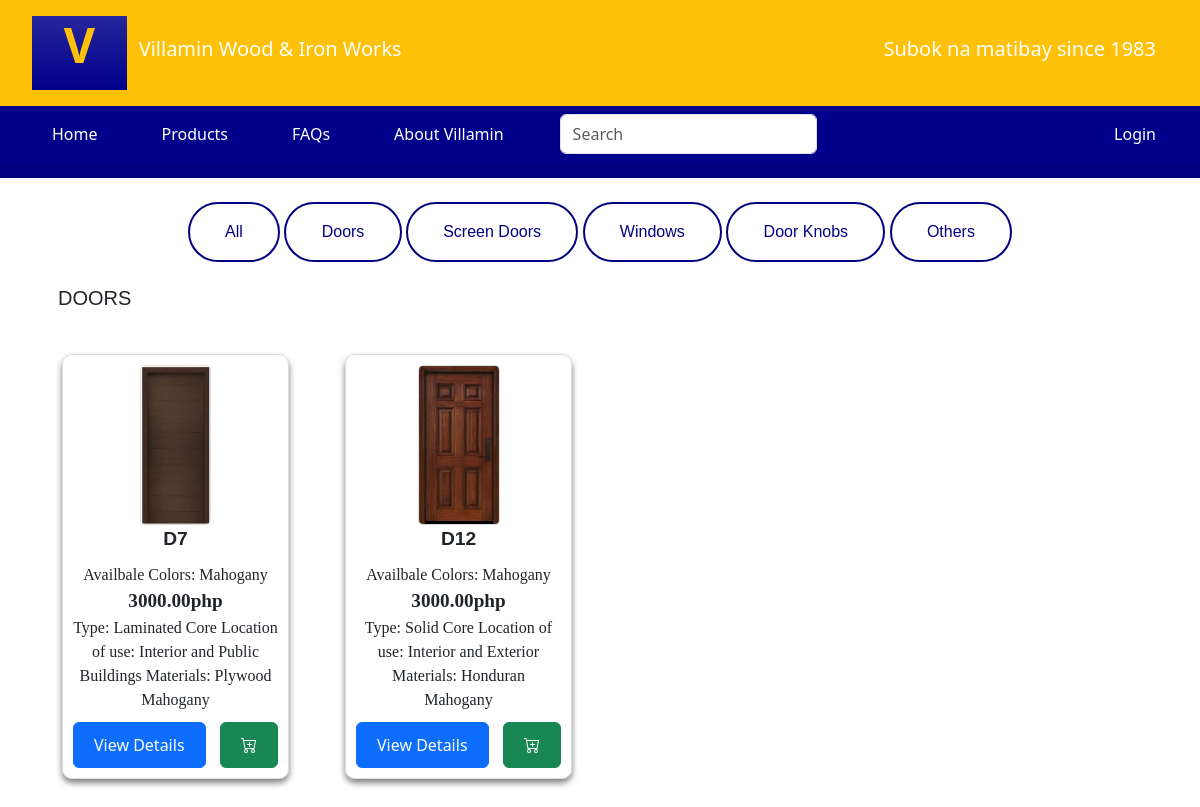
Before: / with the older database file.
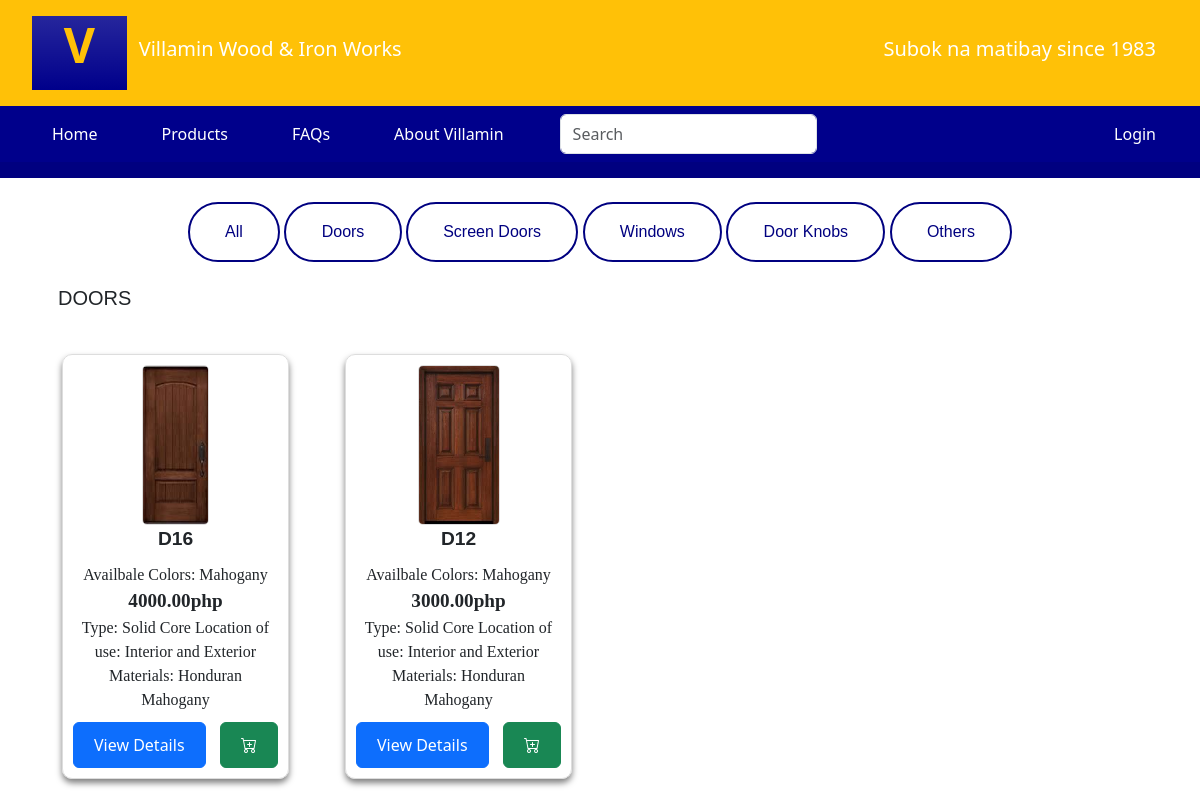
After: the same page with the newer database file.
### tables this page shows
CREATE TABLE IF NOT EXISTS `product_var` (
  `id` int(11) NOT NULL AUTO_INCREMENT,
  `productId` int(11) NOT NULL,
  `color` varchar(45) NOT NULL,
  `size` varchar(45) NOT NULL,
  `img` varchar(45) DEFAULT NULL,
  `stock` int(11) NOT NULL,
  `price` decimal(6,2) NOT NULL,
  `featured` int(1) NOT NULL DEFAULT 0,
  `createdOn` datetime NOT NULL,
  `createdBy` varchar(45) NOT NULL,
  `updatedOn` datetime DEFAULT NULL,
  `updatedBy` varchar(45) DEFAULT NULL,
  PRIMARY KEY (`id`),
  UNIQUE KEY `id_UNIQUE` (`id`),
  KEY `product_varsToProducts_idx` (`productId`)
);

CREATE TABLE IF NOT EXISTS `products` (
  `id` int(11) NOT NULL AUTO_INCREMENT,
  `product_name` varchar(45) NOT NULL,
  `category` varchar(45) NOT NULL,
  `img` varchar(60) DEFAULT 'default_product_img00.png',
  `details` varchar(100) DEFAULT NULL,
  `active` int(1) NOT NULL DEFAULT 0,
  `createdOn` datetime NOT NULL,
  `createdBy` varchar(45) NOT NULL,
  `updatedOn` datetime DEFAULT NULL,
  `updatedBy` varchar(45) DEFAULT NULL,
  PRIMARY KEY (`id`),
  UNIQUE KEY `id_UNIQUE` (`id`)
);

### app/controllers/Pages.php (called while the page is built, shortened)
<?php
    class Pages extends Controller {
        public function __construct(){
			$this->productModel = $this->model("Product");
        }
        public function index(){
			$featuredProducts = $this->productModel->getFeaturedProducts();
            $data = [
                "title" => "Featured Products",
				"featuredProducts" => $featuredProducts
            ];
            $this->view("pages/index", $data);
        }
    }

### app/libraries/Core.php (called while the page is built, shortened)
<?php
class Core {
    protected $currentMethod = 'index';
    public function __construct(){
        $url = $this->getUrl();
        $this->currentController = new $this->currentController;
        $this->params = $url ? array_values($url) : [];
        call_user_func_array([$this->currentController, $this->currentMethod], $this->params);
    }
}

### public/index.php (called while the page is built, shortened)
<?php
$init = new Core;

### app/libraries/Database.php (called while the page is built, shortened)
<?php
    class Database {
        private $host = DB_HOST;
        private $user = DB_USER;
        private $pass = DB_PASS;
        private $dbname = DB_NAME;
        private $dbh;
        private $stmt;
        public function __construct(){
            $dsn = 'mysql:host=' . $this->host . ';dbname=' . $this->dbname;
            $options = array(
                PDO::ATTR_PERSISTENT => true,
                PDO::ATTR_ERRMODE => PDO::ERRMODE_EXCEPTION
            );
            try {
                $this->dbh = new PDO($dsn, $this->user, $this->pass, $options);
            } catch(PDOException $err){
                $this->error = $err->getMessage();
                echo $this->error;
            }
        }
        public function query($sql){
            $this->stmt = $this->dbh->prepare($sql);
        }
        public function execute(){
            return $this->stmt->execute();
        }
        public function resultSet(){
            $this->execute();
            return $this->stmt->fetchAll(PDO::FETCH_OBJ);
        }
    }

### app/models/Product.php (called while the page is built, shortened)
<?php
    class Product {
        private $db;
        public function __construct(){
            $this->db = new Database;
        }
		public function getFeaturedProducts(){
			$this->db->query(
				"SELECT v.id as varId, p.id as productId, v.color, v.size, v.stock, v.price, p.img as productImg, p.category, p.details, p.product_name, v.img as varImg
					FROM product_var v
					LEFT JOIN products p ON v.productId = p.id
					WHERE featured = 1");
			$results = $this->db->resultSet();
			return $results;
		}
    }
?>

### app/views/pages/index.php (the view, shortened to what the changed rows need)
<?php
  require APPROOT . '/views/templates/header.php';
?>
<html lang="en">
  <head>
    <link rel="stylesheet" href="products.css" />
    <link rel="stylesheet" href="flickity.css" />
    <link href="https://cdn.jsdelivr.net/npm/bootstrap@5.3.1/dist/css/bootstrap.min.css" rel="stylesheet">
    <link rel="stylesheet" href="https://cdn.jsdelivr.net/npm/bootstrap-icons@1.10.5/font/bootstrap-icons.css">
</head>
  </head>
  <body>
    <div class="container mt-4" id="product-container">
    <div class="row g-3 my-2">
      <?php foreach($data["featuredProducts"] as $product) : ; ?>
        <div class="col-md-3">
          <div class="card-sm">
            <div class="card-body">
            <div class="image">
              <img src="<?php echo URLROOT."/img/products/".$product->varImg ?>" alt="Door" />
            </div>
              <div
                class="product-name"
                style="font-family:'Franklin Gothic Medium', 'Arial Narrow', Arial, sans-serif; font-weight: 700"
              >
                <?php echo $product->product_name ?>
              </div>
              <div class="product-details" style="font-family: 'Times New Roman', Times, serif;">
                <div class="color">
                  <span>Availbale Colors: <?php echo $product->color ?></span>
                </div>
                <div class="prize"><?php echo $product->price."php" ?></div>
                <div class="color">
                  <span><?php echo $product->details ?></span>
                </div>
              </div>
              <div class="action-buttons">
                <form action="<?php echo URLROOT."/products/show/".$product->productId;?>">
                  <button class="btn btn-primary view-details-button" data-toggle="modal" data-target="#myModal">View Details</button>
                </form>
                <button class="btn btn-success" data-toggle="modal" data-target="#myModal">
                  <i class="bi bi-cart-plus"></i>
                </button>
              </div>
            </div>
          </div>
        </div>
      <?php endforeach; ?>
    </div>
</body>
</html>

Changed rows visible on the page:
no longer on this page (row edited): product_var: img (picture), productId.product_name "D7", color "Mahogany", price "3000.00", productId.details "Type: Laminated Core Location of use: Interior and Public Buildings Materials: Plywood Mahogany"
now on this page (row edited): product_var: img (picture), productId.product_name "D16", color "Mahogany", price "4000.00", productId.details "Type: Solid Core Location of use: Interior and Exterior Materials: Honduran Mahogany"
